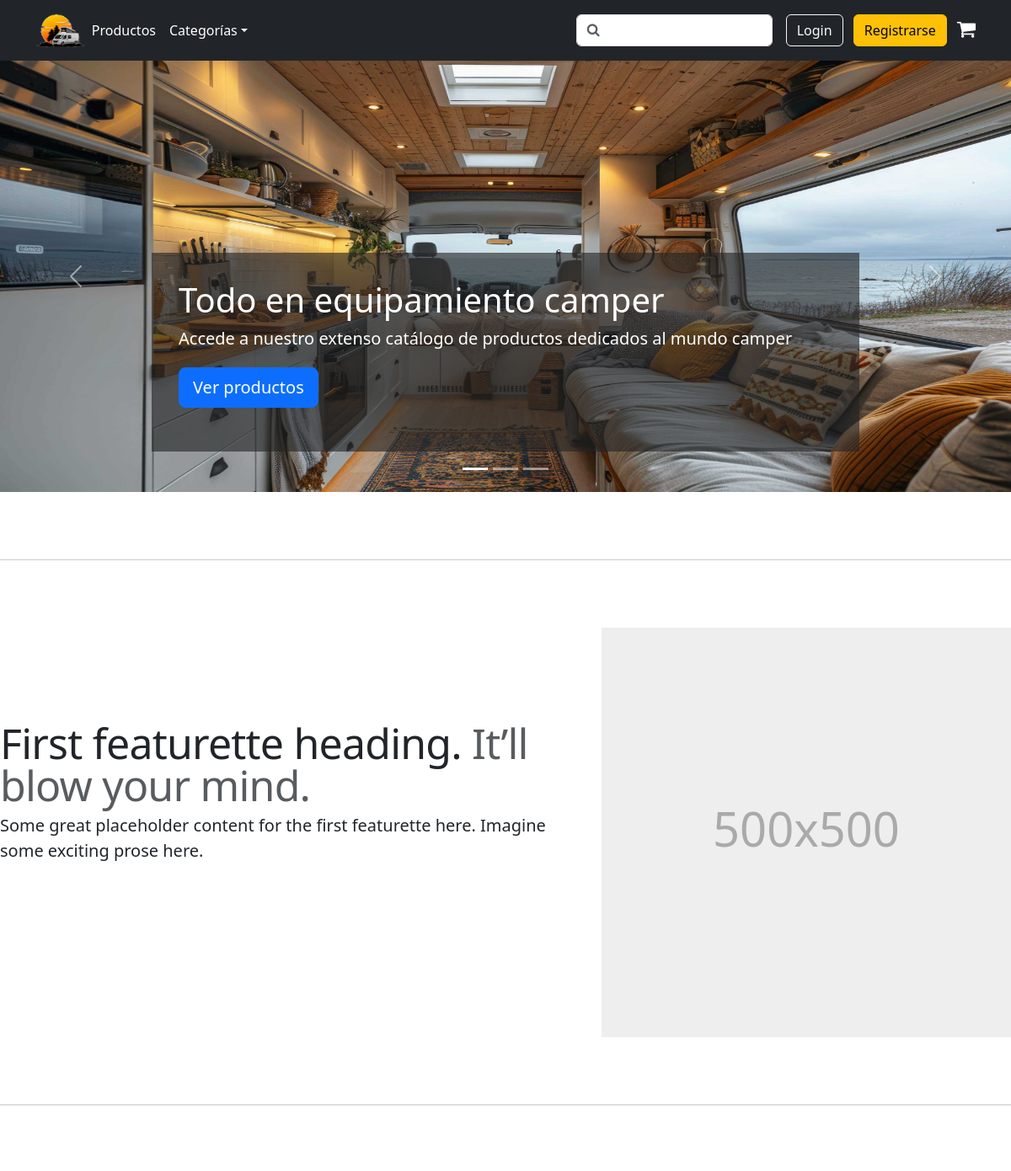
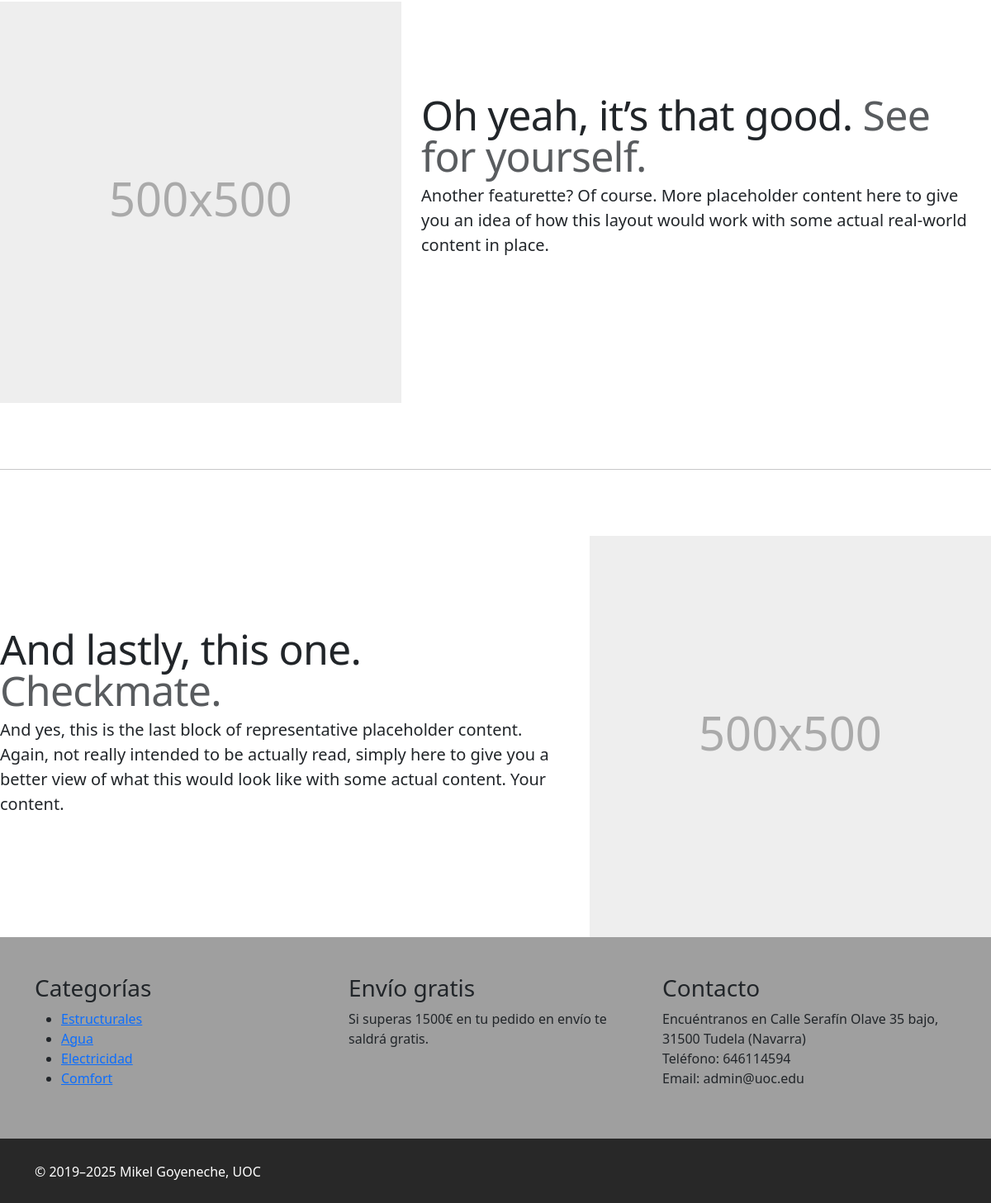
The page / on the database its author committed (2 pictures, top to bottom).
### tables this page shows
CREATE TABLE `Category` (
  `id` smallint(5) UNSIGNED NOT NULL,
  `name` varchar(50) NOT NULL,
  `description` varchar(500) NOT NULL,
  `img` varchar(50) NOT NULL
);

### controller/home.controller.php (called while the page is built)
<?php include('view/header.php')?>
<?php include('view/home.template.php')?>
<?php include('view/footer.php')?>

### index.php (called while the page is built)
<?php
if(!isset($_GET['controller'])) {
	$controller = 'home';
} else {
	$controller = $_GET['controller'];
}
include('controller/' . $controller . '.controller.php')
?>

### config/db.class.php (called while the page is built, shortened)
<?php
class Db {
    protected $connection;
	protected $query;
	public function __construct($dbhost = 'localhost', $dbuser = 'mike', $dbpass = 'mike%', $dbname = 'uoc', $charset = 'utf8') {
		$this->connection = new mysqli($dbhost, $dbuser, $dbpass, $dbname);
		$this->connection->set_charset($charset);
	}
    public function query($query) {
		if ($this->query = $this->connection->prepare($query)) {
            $this->query->execute();
        } else {
            $this->error('Unable to prepare MySQL statement (check your syntax) - ' . $this->connection->error);
        }
		return $this;
    }
	public function fetchAll($callback = null) {
	    $params = array();
        $row = array();
	    $meta = $this->query->result_metadata();
	    while ($field = $meta->fetch_field()) {
	        $params[] = &$row[$field->name];
	    }
	    call_user_func_array(array($this->query, 'bind_result'), $params);
        $result = array();
        while ($this->query->fetch()) {
            $r = array();
            foreach ($row as $key => $val) {
                $r[$key] = $val;
            }
            if ($callback != null && is_callable($callback)) {
                $value = call_user_func($callback, $r);
                if ($value == 'break') break;
            } else {
                $result[] = $r;
            }
        }
		return $result;
	}
}
?>

### view/template.class.php (the view, shortened to what this page needs)
<?php
class Template {
	public static function logo() {
		echo '
			<a href="/" class="d-flex align-items-center mb-2 mb-lg-0 text-white text-decoration-none">
			  <img src="assets/img/logocampervan.png" height="40">
			</a>';
	}
	public static function navigationMenu($categories) {
		echo '
			<ul class="nav col-12 col-lg-auto me-lg-auto mb-2 justify-content-center mb-md-0">
			  <li><a href="products" class="nav-link px-2 text-white">Productos</a></li>
			  <li class="dropdown">
				<a class="nav-link px-2 text-white dropdown-toggle" href="categories"" id="categories" data-bs-toggle="dropdown">Categorías</a>
				  <ul class="dropdown-menu" aria-labelledby="categories" >';
				echo '</ul></li>
			</ul>';
	}
	public static function searchForm($products) {
		echo '
			<form class="col-12 col-lg-auto mb-3 mb-lg-0 me-lg-3" role="search">
			  <input type="text" class="form-control search" placeholder="&#xF002" style="font-family:Arial, FontAwesome" />
			  <div id="resultscontainer">';
		echo '</div>
			</form>';
	}
	public static function loginRegisterButtons() {
		echo '
			<div class="text-end">
			  <a class="btn btn-outline-light me-2" href="login">Login</a>
			  <a class="btn btn-warning" href="signup">Registrarse</a>
			</div>';
	}
	public static function message() {
		echo '
		<div class="toast-container position-fixed top-50 start-50 translate-middle p-3">
		  <div id="liveToast" class="toast" role="alert" aria-live="assertive" aria-atomic="true" data-bs-delay="2000">
			<div class="toast-header">
				<strong class="me-auto"></strong>
			  <button type="button" class="btn-close" data-bs-dismiss="toast" aria-label="Close"></button>
			</div>
			<div class="toast-body">
			</div>
		  </div>
		</div>';
		}
}
?>

### view/footer.php (shortened to what this page needs)
<?php Template::message()?>
	  <footer>
		<div class="footer1">
			<div class="container">
			  <div class="row">
				<div class="col-md-4">
					<h3>Categorías</h3>
					<ul>
					<?php
					foreach($categories as $category) {
						echo '<li><a href="categories?cat='.$category['id'].'">'.$category['name'].'</a></li>';
					}
					?>
					</ul>
				</div>
				<div class="col-md-4">
					<h3>Envío gratis</h3>
					<span>Si superas 1500€ en tu pedido en envío te saldrá gratis.</span>
				</div>
				<div class="col-md-4">
					<h3>Contacto</h3>
					<span>Encuéntranos en Calle Serafín Olave 35 bajo, 31500 Tudela (Navarra)</span><br>
					<span>Teléfono: 646114594</span><br>
					<span>Email: admin@uoc.edu</span><br>
				  </div>
			  </div>
			</div>
		</div>
		<div class="footer2">
			<div class="container">
				<div class="row">
					<p>&copy; 2019–<?php echo date('Y');?> Mikel Goyeneche, UOC</p>
				</div>
			</div>
		</div>
	</footer>
	</body>
</html>

### assets/css/style.css (style rules this page uses)
.dropdown-toggle::after { color:#fff; }
footer .footer1 { background-color: #9f9f9f; padding: 45px 0; }
footer .footer2 { background-color: #282828; padding: 28px 0 10px; color: #fff; }

### rows shown on the page
category: name "Estructurales"
category: name "Agua"
category: name "Electricidad"
category: name "Comfort"
